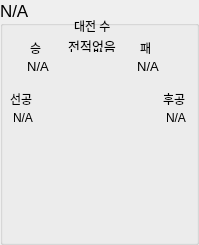
     <widget class="QGroupBox" name="groupDeck7">
      <property name="geometry">
       <rect>
        <x>396</x>
        <y>340</y>
        <width>199</width>
        <height>245</height>
       </rect>
      </property>
      <property name="font">
       <font>
        <pointsize>13</pointsize>
       </font>
      </property>
      <property name="title">
       <string>N/A</string>
      </property>
      <widget class="QLabel" name="label_111">
       <property name="geometry">
        <rect>
         <x>74</x>
         <y>20</y>
         <width>56</width>
         <height>12</height>
        </rect>
       </property>
       <property name="font">
        <font>
         <pointsize>9</pointsize>
        </font>
       </property>
       <property name="text">
        <string>대전 수</string>
       </property>
      </widget>
      <widget class="QLabel" name="Deck7VSCount">
       <property name="geometry">
        <rect>
         <x>64</x>
         <y>40</y>
         <width>56</width>
         <height>12</height>
        </rect>
       </property>
       <property name="font">
        <font>
         <pointsize>10</pointsize>
        </font>
       </property>
       <property name="text">
        <string>전적없음</string>
       </property>
       <property name="alignment">
        <set>Qt::AlignCenter</set>
       </property>
      </widget>
      <widget class="QLabel" name="label_113">
       <property name="geometry">
        <rect>
         <x>30</x>
         <y>40</y>
         <width>21</width>
         <height>16</height>
        </rect>
       </property>
       <property name="font">
        <font>
         <pointsize>9</pointsize>
        </font>
       </property>
       <property name="text">
        <string>승</string>
       </property>
      </widget>
      <widget class="QLabel" name="label_114">
       <property name="geometry">
        <rect>
         <x>140</x>
         <y>40</y>
         <width>21</width>
         <height>16</height>
        </rect>
       </property>
       <property name="font">
        <font>
         <pointsize>9</pointsize>
        </font>
       </property>
       <property name="text">
        <string>패</string>
       </property>
      </widget>
      <widget class="QLabel" name="Deck7WinCount">
       <property name="geometry">
        <rect>
         <x>10</x>
         <y>60</y>
         <width>56</width>
         <height>12</height>
        </rect>
       </property>
       <property name="font">
        <font>
         <pointsize>10</pointsize>
        </font>
       </property>
       <property name="text">
        <string>N/A</string>
       </property>
       <property name="alignment">
        <set>Qt::AlignCenter</set>
       </property>
      </widget>
      <widget class="QLabel" name="Deck7LoseCount">
       <property name="geometry">
        <rect>
         <x>120</x>
         <y>60</y>
         <width>56</width>
         <height>12</height>
        </rect>
       </property>
       <property name="font">
        <font>
         <pointsize>10</pointsize>
        </font>
       </property>
       <property name="text">
        <string>N/A</string>
       </property>
       <property name="alignment">
        <set>Qt::AlignCenter</set>
       </property>
      </widget>
      <widget class="QWidget" name="verticalLayoutWidget_20">
       <property name="geometry">
        <rect>
         <x>13</x>
         <y>80</y>
         <width>171</width>
         <height>161</height>
        </rect>
       </property>
       <layout class="QVBoxLayout" name="DeckLayout7"/>
      </widget>
      <widget class="QLabel" name="label_67">
       <property name="geometry">
        <rect>
         <x>163</x>
         <y>91</y>
         <width>31</width>
         <height>16</height>
        </rect>
       </property>
       <property name="font">
        <font>
         <pointsize>9</pointsize>
        </font>
       </property>
       <property name="text">
        <string>후공</string>
       </property>
      </widget>
      <widget class="QLabel" name="Deck7Second">
       <property name="geometry">
        <rect>
         <x>159</x>
         <y>110</y>
         <width>34</width>
         <height>16</height>
        </rect>
       </property>
       <property name="font">
        <font>
         <pointsize>9</pointsize>
        </font>
       </property>
       <property name="text">
        <string>N/A</string>
       </property>
       <property name="alignment">
        <set>Qt::AlignCenter</set>
       </property>
      </widget>
      <widget class="QLabel" name="Deck7First">
       <property name="geometry">
        <rect>
         <x>6</x>
         <y>110</y>
         <width>34</width>
         <height>16</height>
        </rect>
       </property>
       <property name="font">
        <font>
         <pointsize>9</pointsize>
        </font>
       </property>
       <property name="text">
        <string>N/A</string>
       </property>
       <property name="alignment">
        <set>Qt::AlignCenter</set>
       </property>
      </widget>
      <widget class="QLabel" name="label_66">
       <property name="geometry">
        <rect>
         <x>10</x>
         <y>91</y>
         <width>31</width>
         <height>16</height>
        </rect>
       </property>
       <property name="font">
        <font>
         <pointsize>9</pointsize>
        </font>
       </property>
       <property name="text">
        <string>선공</string>
       </property>
      </widget>
     </widget>
